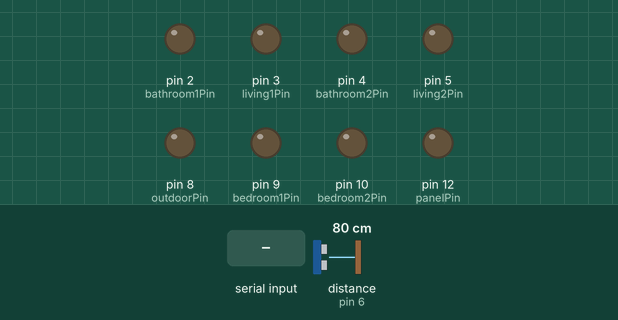
This sketch was run on a simulated Arduino Uno, built with avr-gcc and run on an emulated ATmega328P. Parts: output pins drawn as LEDs (lit = HIGH). Wiring (inferred from the names in the program): ultrasonic range finder: trigger pin 7; echo pin 6. Inputs (shaded band) come from the test bench; at power-on: distance to the obstacle (sensor on pin 6) 80 cm. The echo pulse lasts 58.3 µs per cm; pins used as bus, display or sensor lines are not drawn.

Above: at 1.2 s.
1.3 s: "90,45,200,10\n" received over Serial
At 4.2 s:
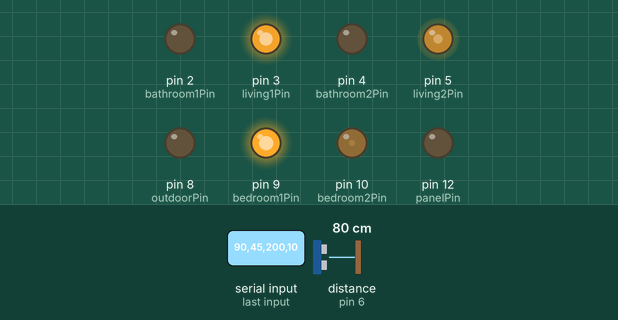
4.3 s: distance to the obstacle (sensor on pin 6) set to 7 cm
5.8 s: distance to the obstacle (sensor on pin 6) set to 4 cm
At 6.4 s:
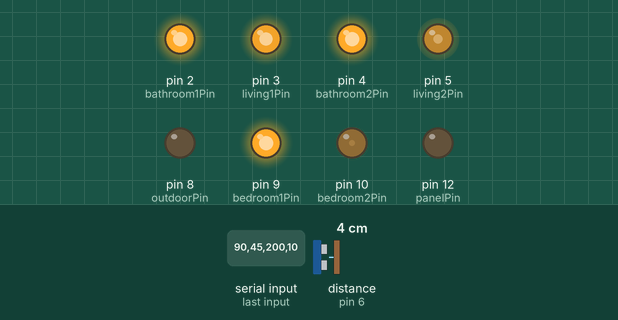
8.8 s: "SLEEP_MODE_ON\n" received over Serial
At 10.7 s:
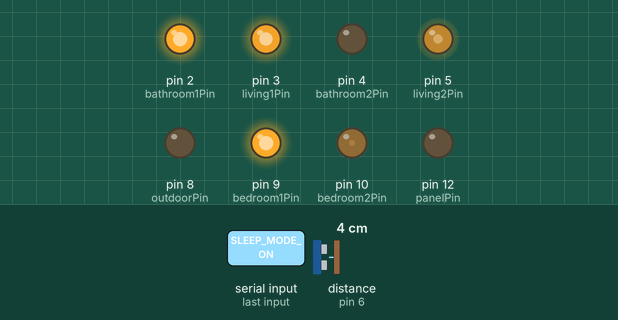
11.3 s: "PANEL_ON\n" received over Serial
At 12.3 s:
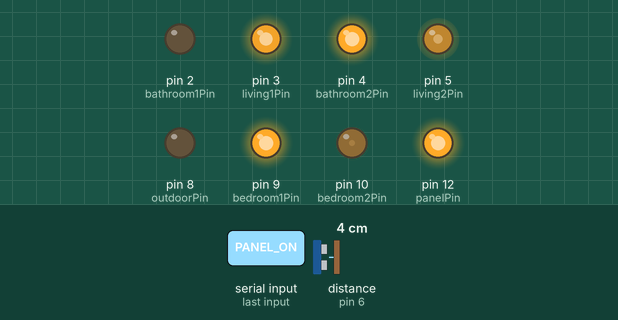
14.3 s: "SLEEP_MODE_OFF\n" received over Serial
Timing chart, 0 to 18.3 s (numbered marks = the images above; inputs shaded):
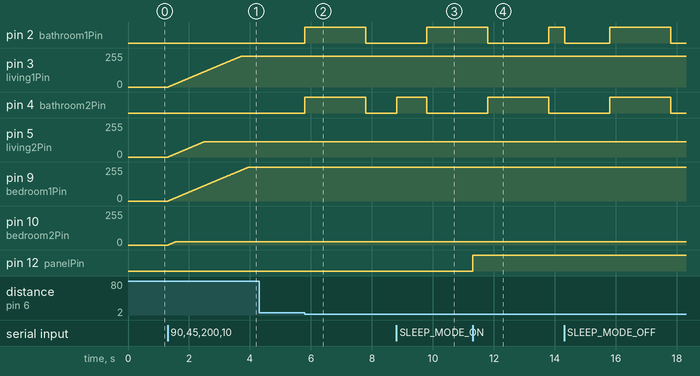

The sketch:

Lily_Full_System_with_AI_updated.ino
```cpp
// ================= PINS =================
int living1Pin = 3;
int living2Pin = 5;

int bedroom1Pin = 9;
int bedroom2Pin = 10;

int bathroom1Pin = 2;
int bathroom2Pin = 4;

int outdoorPin = 8;
int panelPin = 12;

int trigPin = 7;
int echoPin = 6;

// ================= DIMMING =================
int currentLiving1 = 0;
int currentLiving2 = 0;

int currentBedroom1 = 0;
int currentBedroom2 = 0;

int targetLiving1 = 0;
int targetLiving2 = 0;

int targetBedroom1 = 0;
int targetBedroom2 = 0;

unsigned long lastUpdate = 0;
const int fadeDelay = 8;
const int fadeStep = 1;

// ================= BATHROOM =================
bool bathroomState = false;
bool sleepMode = false;

unsigned long lastDetection = 0;
const int detectionCooldown = 2000;

// ================= DISTANCE =================
long readDistance() {

  digitalWrite(trigPin, LOW);
  delayMicroseconds(2);

  digitalWrite(trigPin, HIGH);
  delayMicroseconds(10);
  digitalWrite(trigPin, LOW);

  long duration = pulseIn(echoPin, HIGH, 30000);

  if (duration == 0) return -1;

  return duration * 0.034 / 2;
}

// ================= SETUP =================
void setup() {

  Serial.begin(9600);

  pinMode(living1Pin, OUTPUT);
  pinMode(living2Pin, OUTPUT);

  pinMode(bedroom1Pin, OUTPUT);
  pinMode(bedroom2Pin, OUTPUT);

  pinMode(bathroom1Pin, OUTPUT);
  pinMode(bathroom2Pin, OUTPUT);

  pinMode(outdoorPin, OUTPUT);
  pinMode(panelPin, OUTPUT);

  pinMode(trigPin, OUTPUT);
  pinMode(echoPin, INPUT);

  digitalWrite(bathroom1Pin, LOW);
  digitalWrite(bathroom2Pin, LOW);

  digitalWrite(outdoorPin, LOW);
  digitalWrite(panelPin, LOW);
}

// ================= LOOP =================
void loop() {

  // ================= SERIAL =================
  if (Serial.available()) {

    String cmd = Serial.readStringUntil('\n');
    cmd.trim();

    // ================= SLEEP MODE =================
    if (cmd == "SLEEP_MODE_ON") {

      sleepMode = true;
      bathroomState = false;

      // NIGHT LIGHT ON
      digitalWrite(bathroom1Pin, LOW);
      digitalWrite(bathroom2Pin, HIGH);

      return;
    }

    if (cmd == "SLEEP_MODE_OFF") {

      sleepMode = false;
      bathroomState = false;

      digitalWrite(bathroom1Pin, LOW);
      digitalWrite(bathroom2Pin, LOW);

      return;
    }

    // ================= BATHROOM =================
    if (cmd == "BATHROOM_ON") {

      if (sleepMode) {

        digitalWrite(bathroom1Pin, LOW);
        digitalWrite(bathroom2Pin, HIGH);

      } else {

        digitalWrite(bathroom1Pin, HIGH);
        digitalWrite(bathroom2Pin, HIGH);
      }

      bathroomState = true;
      return;
    }

    if (cmd == "BATHROOM_OFF") {

      digitalWrite(bathroom1Pin, LOW);
      digitalWrite(bathroom2Pin, LOW);

      bathroomState = false;
      return;
    }

    // ================= PANEL =================
    if (cmd == "PANEL_ON") {
      digitalWrite(panelPin, HIGH);
      return;
    }

    if (cmd == "PANEL_OFF") {
      digitalWrite(panelPin, LOW);
      return;
    }

    // ================= OUTDOOR =================
    if (cmd == "OUTDOOR_ON") {
      digitalWrite(outdoorPin, HIGH);
      return;
    }

    if (cmd == "OUTDOOR_OFF") {
      digitalWrite(outdoorPin, LOW);
      return;
    }

    // ================= PWM =================
    int first = cmd.indexOf(',');
    int second = cmd.indexOf(',', first + 1);
    int third = cmd.indexOf(',', second + 1);

    if (first > 0 && second > 0 && third > 0) {

      int p1 = cmd.substring(0, first).toInt();
      int p2 = cmd.substring(first + 1, second).toInt();
      int p3 = cmd.substring(second + 1, third).toInt();
      int p4 = cmd.substring(third + 1).toInt();

      targetLiving1 = map(p1, 0, 100, 0, 255);
      targetLiving2 = map(p2, 0, 100, 0, 255);

      targetBedroom1 = map(p3, 0, 100, 0, 255);
      targetBedroom2 = map(p4, 0, 100, 0, 255);
    }
  }

  // ================= SMOOTH DIMMING =================
  if (millis() - lastUpdate >= fadeDelay) {

    lastUpdate = millis();

    // LIVING 1
    if (currentLiving1 < targetLiving1)
      currentLiving1 += fadeStep;
    else if (currentLiving1 > targetLiving1)
      currentLiving1 -= fadeStep;

    // LIVING 2
    if (currentLiving2 < targetLiving2)
      currentLiving2 += fadeStep;
    else if (currentLiving2 > targetLiving2)
      currentLiving2 -= fadeStep;

    // BEDROOM 1
    if (currentBedroom1 < targetBedroom1)
      currentBedroom1 += fadeStep;
    else if (currentBedroom1 > targetBedroom1)
      currentBedroom1 -= fadeStep;

    // BEDROOM 2
    if (currentBedroom2 < targetBedroom2)
      currentBedroom2 += fadeStep;
    else if (currentBedroom2 > targetBedroom2)
      currentBedroom2 -= fadeStep;

    currentLiving1 = constrain(currentLiving1, 0, 255);
    currentLiving2 = constrain(currentLiving2, 0, 255);

    currentBedroom1 = constrain(currentBedroom1, 0, 255);
    currentBedroom2 = constrain(currentBedroom2, 0, 255);

    analogWrite(living1Pin, currentLiving1);
    analogWrite(living2Pin, currentLiving2);

    analogWrite(bedroom1Pin, currentBedroom1);
    analogWrite(bedroom2Pin, currentBedroom2);
  }

  // ================= ULTRASONIC =================
  long distance = readDistance();

  if (
    distance > 0 &&
    distance < 5 &&
    millis() - lastDetection > detectionCooldown
  ) {

    lastDetection = millis();

    // ================= SLEEP MODE BEHAVIOR =================
    if (sleepMode) {

      bathroomState = !bathroomState;

      // PERSON DETECTED → MAIN LIGHT ON
      if (bathroomState) {

        digitalWrite(bathroom1Pin, HIGH);
        digitalWrite(bathroom2Pin, LOW);
      }

      // EXIT / TOGGLE BACK → NIGHT LIGHT ON
      else {

        digitalWrite(bathroom1Pin, LOW);
        digitalWrite(bathroom2Pin, HIGH);
      }
    }

    // ================= NORMAL MODE =================
    else {

      bathroomState = !bathroomState;

      digitalWrite(
        bathroom1Pin,
        bathroomState ? HIGH : LOW
      );

      digitalWrite(
        bathroom2Pin,
        bathroomState ? HIGH : LOW
      );
    }
  }
}
```

Measured:
- the behaviour switches between 6 and 5 cm on distance to the obstacle (sensor on pin 6) (found by bisection; images 1 and 2)
- after the input at 1.3 s, pin 3 (living1Pin): moves from 0/255 to 229/255 over 2.4 s, starting at once; pin 5 (living2Pin): moves from 0/255 to 114/255 over 1.2 s, starting at once; pin 9 (bedroom1Pin): moves from 0/255 to 255/255 over 2.6 s, starting at once; pin 10 (bedroom2Pin): moves from 0/255 to 25/255 over 0.25 s, starting at once
- after the input at 4.3 s, every drawn part: stays the same
- after the input at 5.8 s, pin 2 (bathroom1Pin), pin 4 (bathroom2Pin): LOW → HIGH at once, → LOW 2.0 s later
- after the input at 8.8 s, pin 4 (bathroom2Pin): LOW → HIGH after 0.01 s instead of 1.0 s
- after the input at 11.3 s, pin 12 (panelPin): LOW → HIGH at once
